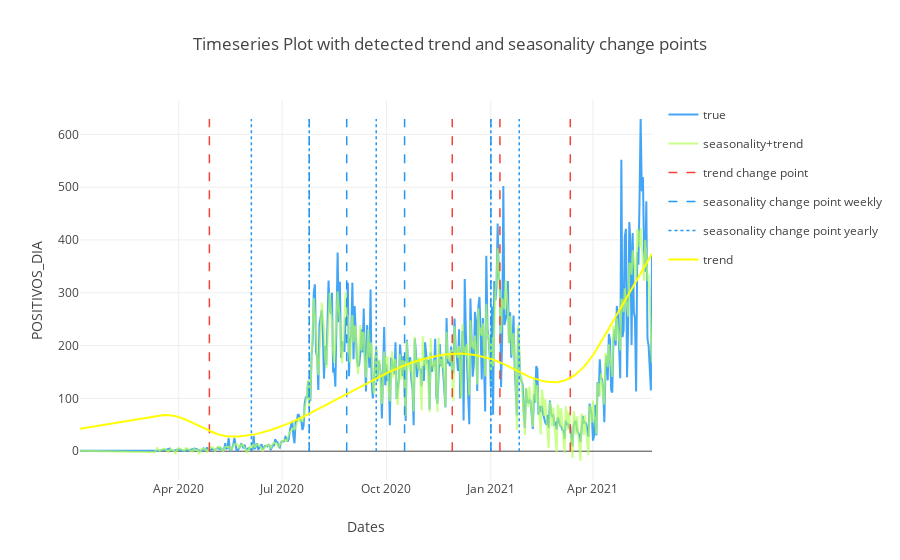

Source (notebook cell):
### Code cell
seasonality_components_df = pd.DataFrame({
     "name": ["tod", "tow", "conti_year"],           # component value column name used to create seasonality component
     "period": [24.0, 7.0, 1.0],                     # period for seasonality component
     "order": [3, 3, 5],                             # Fourier series order
     "seas_names": ["daily", "weekly", "yearly"]})   # seasonality component name

res = model.find_seasonality_changepoints(
     df=df,            # data df
     time_col="DIA",    # time column name
     value_col="POSITIVOS_DIA",
     regularization_strength=0.4,                    # between 0.0 and 1.0, greater values imply fewer changepoints, and 1.0 implies no changepoints
     no_changepoint_proportion_from_end=0.2,         # no changepoint in the last 20% data
     trend_changepoints=None,
     seasonality_components_df =seasonality_components_df)                        # optionally specify trend changepoints to avoid calling find_trend_changepoints)  
fig = model.plot(
     seasonality_change=True,                # detected seasonality change points, discussed in next section
     seasonality_change_by_component=True,   # plot seasonality by component (daily, weekly, etc.), discussed in next section
     seasonality_estimate=True,              # plot estimated trend+seasonality, discussed in next section
     plot=False)  
plotly.io.show(fig)
fig.show(renderer="colab")

### Figure 1 — Plotly figure (JSON) as saved in the notebook; plotly's stock layout.template omitted (floating-point values rounded to 4 significant figures; data arrays with more than 128 entries replaced by an {"elided": "..."} marker saying what was removed)
{"data": [{"opacity": 1, "uid": "5e406be0-935c-40ce-91a1-23a11698f103", "mode": "lines", "y": {"elided": "429 int values"}, "x": {"elided": "429 str values"}, "line": {"color": "#42A5F5"}, "type": "scatter", "name": "true"}, {"opacity": 0.7, "showlegend": true, "name": "seasonality+trend", "mode": "lines", "y": {"elided": "429 float values"}, "x": {"elided": "429 str values"}, "line": {"color": "#B2FF59"}, "type": "scatter", "uid": "2371bb50-46b8-4bd4-98f2-019cbeb2d66f"}, {"opacity": 1, "showlegend": true, "legendgroup": "trend", "name": "trend change point", "mode": "lines", "y": [0, 629], "x": ["2020-04-28", "2020-04-28"], "line": {"color": "#F44336", "dash": "dash", "width": 1.5}, "type": "scatter", "uid": "2db96653-f038-4751-ae5f-4e11c9e014bb"}, {"opacity": 1, "showlegend": false, "legendgroup": "trend", "name": "trend change point", "mode": "lines", "y": [0, 629], "x": ["2020-11-28", "2020-11-28"], "line": {"color": "#F44336", "dash": "dash", "width": 1.5}, "type": "scatter", "uid": "dea5bd6a-2cfc-45a4-b05c-928ff1ca3235"}, {"opacity": 1, "showlegend": false, "legendgroup": "trend", "name": "trend change point", "mode": "lines", "y": [0, 629], "x": ["2021-01-09", "2021-01-09"], "line": {"color": "#F44336", "dash": "dash", "width": 1.5}, "type": "scatter", "uid": "b18a3f27-cea4-4179-887a-bf873929e7b8"}, {"opacity": 1, "showlegend": false, "legendgroup": "trend", "name": "trend change point", "mode": "lines", "y": [0, 629], "x": ["2021-03-12", "2021-03-12"], "line": {"color": "#F44336", "dash": "dash", "width": 1.5}, "type": "scatter", "uid": "ed9999ec-9aeb-4fcb-9208-0db91a9bbbc9"}, {"opacity": 1, "showlegend": true, "legendgroup": "weekly", "name": "seasonality change point weekly", "mode": "lines", "y": [0, 629], "x": ["2020-07-25", "2020-07-25"], "line": {"color": "#2196F3", "dash": "dash", "width": 1.5}, "type": "scatter", "uid": "7fb3f8d5-0129-412c-9acf-fcb205bdf46b"}, {"opacity": 1, "showlegend": false, "legendgroup": "weekly", "name": "seasonality change point weekly", "mode": "lines", "y": [0, 629], "x": ["2020-08-27", "2020-08-27"], "line": {"color": "#2196F3", "dash": "dash", "width": 1.5}, "type": "scatter", "uid": "4dee273a-6fdb-49f6-a65c-dd9b2c7a2db0"}, {"opacity": 1, "showlegend": false, "legendgroup": "weekly", "name": "seasonality change point weekly", "mode": "lines", "y": [0, 629], "x": ["2020-10-17", "2020-10-17"], "line": {"color": "#2196F3", "dash": "dash", "width": 1.5}, "type": "scatter", "uid": "40712ee1-1d0c-4c9d-9a1a-5160fe071284"}, {"opacity": 1, "showlegend": false, "legendgroup": "weekly", "name": "seasonality change point weekly", "mode": "lines", "y": [0, 629], "x": ["2021-01-01", "2021-01-01"], "line": {"color": "#2196F3", "dash": "dash", "width": 1.5}, "type": "scatter", "uid": "38d9bf49-5cb1-4990-8412-4ea2ccc96474"}, {"opacity": 1, "showlegend": true, "legendgroup": "yearly", "name": "seasonality change point yearly", "mode": "lines", "y": [0, 629], "x": ["2020-06-04", "2020-06-04"], "line": {"color": "#2196F3", "dash": "dot", "width": 1.5}, "type": "scatter", "uid": "3fb874ed-3a4f-474d-84de-fd00f78b0753"}, {"opacity": 1, "showlegend": false, "legendgroup": "yearly", "name": "seasonality change point yearly", "mode": "lines", "y": [0, 629], "x": ["2020-07-25", "2020-07-25"], "line": {"color": "#2196F3", "dash": "dot", "width": 1.5}, "type": "scatter", "uid": "2257f4ec-4bed-4a29-b83b-97a01312b945"}, {"opacity": 1, "showlegend": false, "legendgroup": "yearly", "name": "seasonality change point yearly", "mode": "lines", "y": [0, 629], "x": ["2020-09-22", "2020-09-22"], "line": {"color": "#2196F3", "dash": "dot", "width": 1.5}, "type": "scatter", "uid": "8479f6e2-afe3-492f-9f90-4861a06b2dc0"}, {"opacity": 1, "showlegend": false, "legendgroup": "yearly", "name": "seasonality change point yearly", "mode": "lines", "y": [0, 629], "x": ["2021-01-01", "2021-01-01"], "line": {"color": "#2196F3", "dash": "dot", "width": 1.5}, "type": "scatter", "uid": "e020a457-df91-4dbc-a118-a15762038bc8"}, {"opacity": 1, "showlegend": false, "legendgroup": "yearly", "name": "seasonality change point yearly", "mode": "lines", "y": [0, 629], "x": ["2021-01-26", "2021-01-26"], "line": {"color": "#2196F3", "dash": "dot", "width": 1.5}, "type": "scatter", "uid": "fdedc608-71bf-43a9-afa4-0846c04ab2ed"}, {"opacity": 1, "showlegend": true, "name": "trend", "mode": "lines", "y": {"elided": "219 float values"}, "x": {"elided": "219 str values"}, "line": {"color": "#FFFF00", "width": 2}, "type": "scatter", "uid": "069869e7-c6cc-403d-9e69-3cb43f56428c"}], "layout": {"yaxis": {"title": {"text": "POSITIVOS_DIA"}}, "xaxis": {"title": {"text": "Dates"}}, "title": {"text": "Timeseries Plot with detected trend and seasonality change points"}}}
